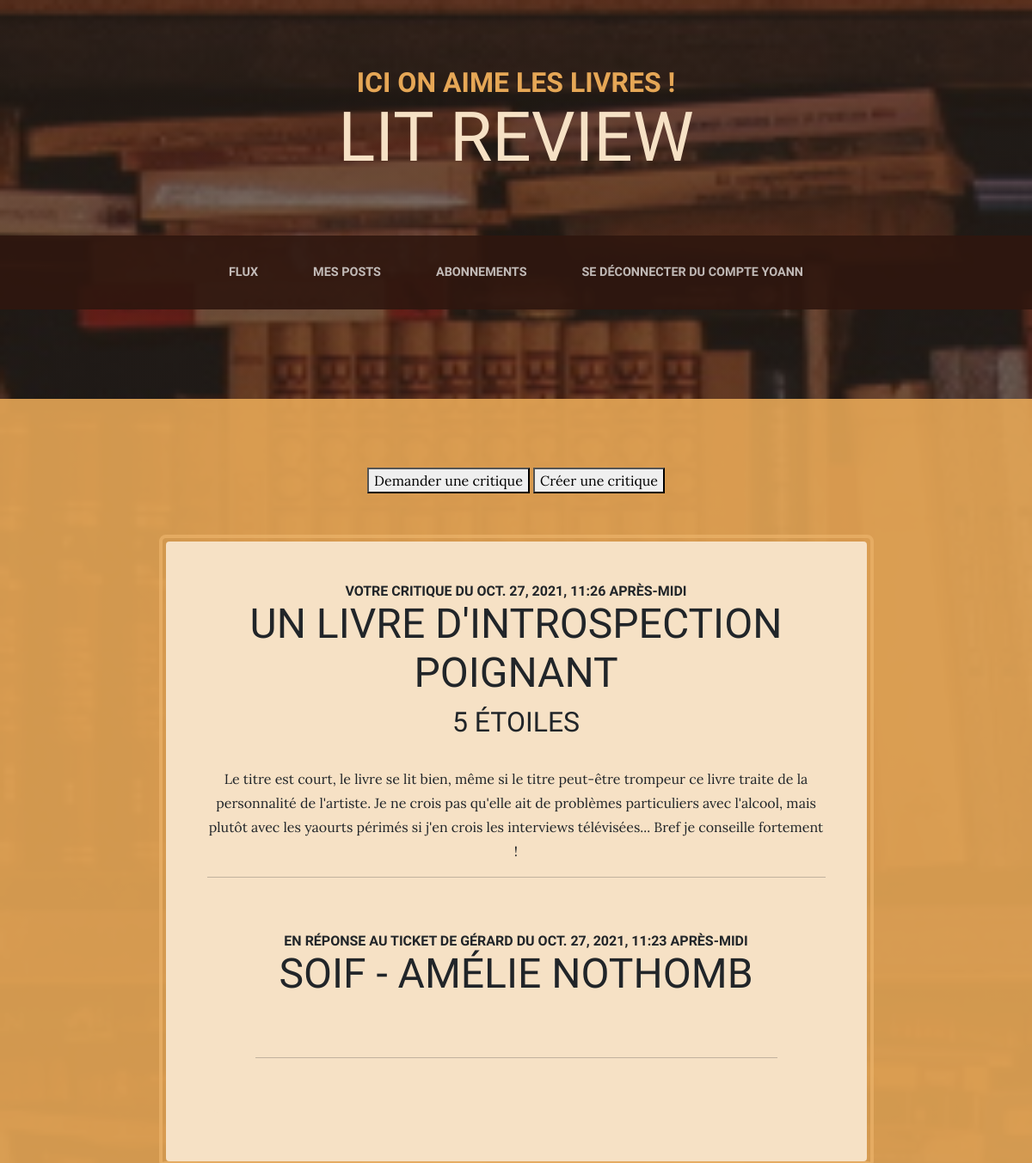
The app's page /reviews/ (signed in, upper part), older data.
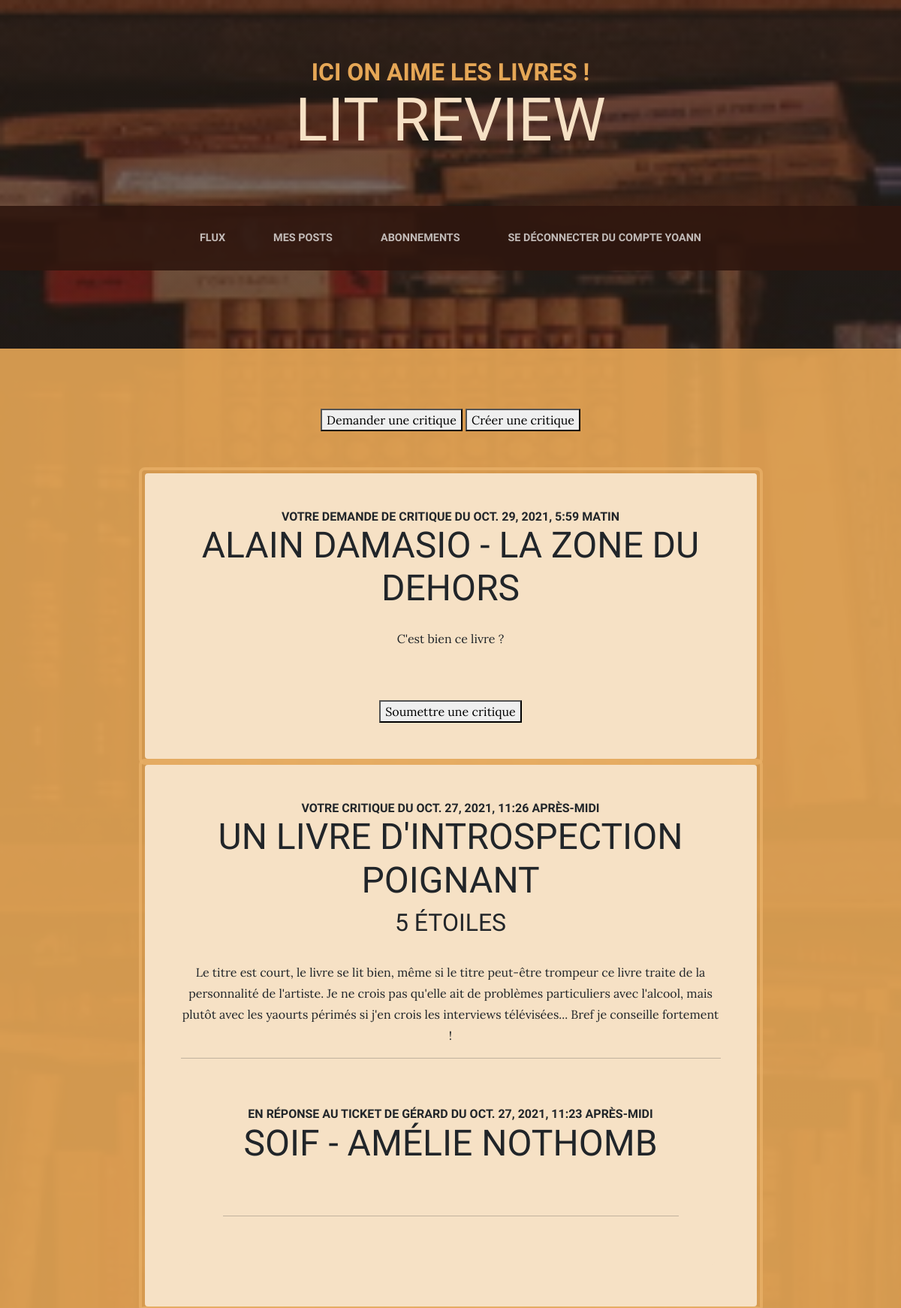
The same page, newer data.
### reviews/models.py (models this page shows, shortened)
class Ticket(models.Model):
    title = models.CharField(max_length=128)
    description = models.CharField(max_length=2048, blank=True)
    user = models.ForeignKey(
        to=settings.AUTH_USER_MODEL, on_delete=models.CASCADE
    )
    image = models.ImageField(null=True, blank=True, upload_to='book_covers')
    time_created = models.DateTimeField(auto_now_add=True)

### reviews/views.py (the view)
# urls.py: path('', views.index, name='index'),
@login_required(login_url='reviews:login')
def index(request):
    tickets = Ticket.objects.filter(user=request.user)
    reviews = Review.objects.filter(user=request.user)
    followings = UserFollow.objects.filter(user=request.user)
    for following in followings:
        tickets = tickets | Ticket.objects.filter(user=following.followed_user)
        reviews = reviews | Review.objects.filter(user=following.followed_user)
    tickets_and_reviews = sorted(
        chain(tickets, reviews),
        key=lambda x: x.time_created, reverse=True)
    context = {
        'tickets_and_reviews': tickets_and_reviews
    }
    return render(request, 'reviews/index.html', context)

### reviews/templates/reviews/index.html (shortened to what this page needs)
{% extends 'reviews/base.html' %}
{% block content %}
    <section class="page-section cta text-center">
        <a href="{% url 'reviews:ticket_creation' %}"><button>Demander une critique</button></a>
        <a href="{% url 'reviews:review_creation' %}"><button>Créer une critique</button></a>
        <div class="container">
            <div class="row">
                <div class="col-xl-9 mx-auto">
                    {% for ticket_or_review in tickets_and_reviews %}
                        {% if ticket_or_review.title %}
                            {% include 'reviews/ticket.html' with ticket=ticket_or_review %}
                        {% else %}
                            {% include 'reviews/review.html' with review=ticket_or_review %}
                        {% endif %}
                    {% empty %}
                    <h2>Pas de critique à afficher, abonnez-vous à des utilisateurs pour voir leurs critiques !</h2>
                    {% endfor %}
                </div>
            </div>
        </div>
    </section>
{% endblock %}

### reviews/templates/reviews/ticket.html (shortened to what this page needs)
<div class="cta-inner bg-faded text-center rounded">
    <h2 class="section-heading mb-4">
        {% if request.user == ticket.user %}
            <span class="section-heading-upper">Votre demande de critique du {{ ticket.time_created }}</span>
        {% else %}
            <span class="section-heading-upper">Demande de critique de {{ ticket.user }} du {{ ticket.time_created }}</span>
        {% endif %}
        <span class="section-heading-lower">{{ ticket.title }}</span>
    </h2>
    <p class="mb-0">{{ ticket.description }}</p>
    {% if ticket.image %}
        <p>
        </p>
    {% endif %}
    {% if request.get_full_path == '/reviews/' %}
        {% if ticket.review_set.count == 0 %}
            <form class="form" action="{% url 'reviews:ticket_response' %}" method="post">
                <button type="submit">Soumettre une critique</button>
            </form>
        {% endif %}
    {% endif %}
</div>

### reviews/templates/reviews/review.html (shortened to what this page needs)
<div class="cta-inner bg-faded text-center rounded">
    <h2 class="section-heading mb-4">
        {% if request.user == review.user %}
            <span class="section-heading-upper">Votre critique du {{ review.time_created }}</span>
        {% else %}
            <span class="section-heading-upper">Critique de {{ review.user }} du {{ review.time_created }}</span>
        {% endif %}
        <span class="section-heading-lower">{{ review.headline }}</span>
        <p>{{ review.rating }} étoiles</p>
    </h2>
    <p class="mb-0">{{ review.body }}</p>
    <hr>
    <div class="cta-inner bg-faded text-center rounded">
        <h2 class="section-heading mb-4">
            {% if request.user == review.ticket.user %}
                <span class="section-heading-upper">En réponse à votre ticket du {{ review.ticket.time_created }}</span>
            {% else %}
                <span class="section-heading-upper">En réponse au ticket de {{ review.ticket.user }} du {{ review.ticket.time_created }}</span>
            {% endif %}
            <span class="section-heading-lower">{{ review.ticket.title }}</span>
        </h2>
        {% if review.ticket.image %}
            <p>
            </p>
        {% endif %}
    <hr>
    </div>
</div>

Row changes from the older to the newer data that the page shows:
added Ticket: time_created "OCT. 29, 2021, 5:59 MATIN", title "ALAIN DAMASIO - LA ZONE DU DEHORS", description "C'est bien ce livre ?"
